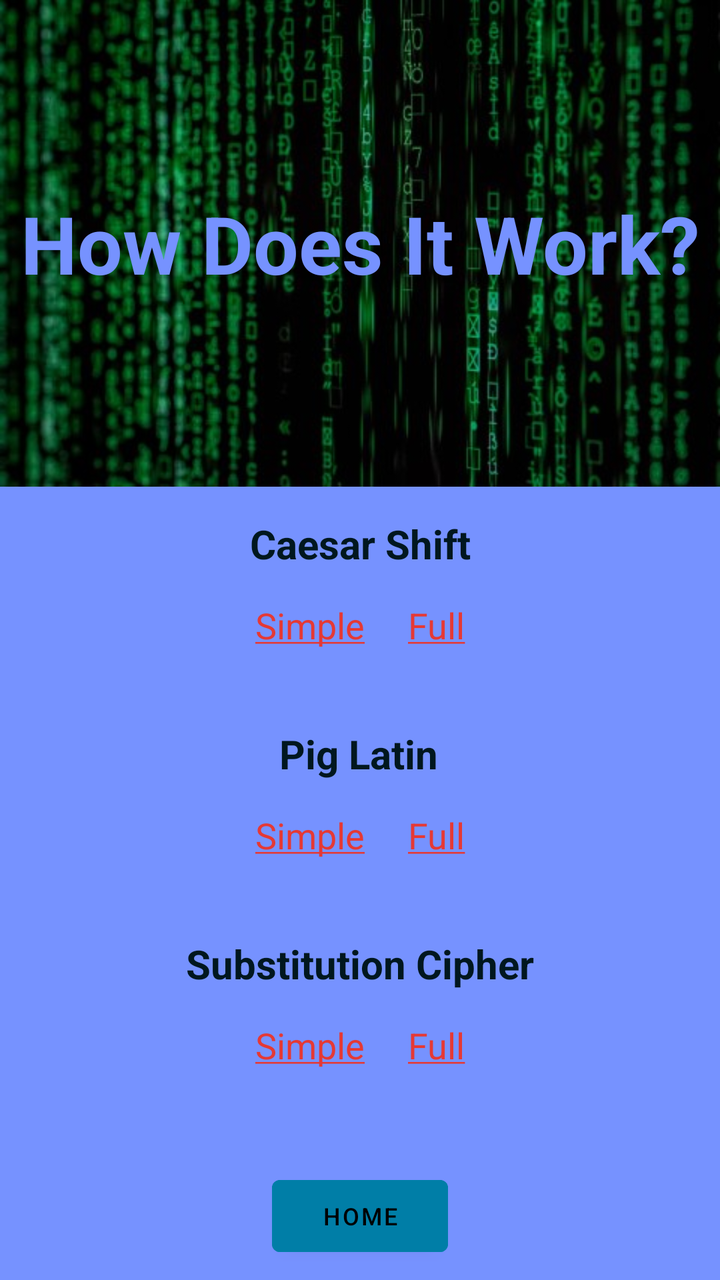
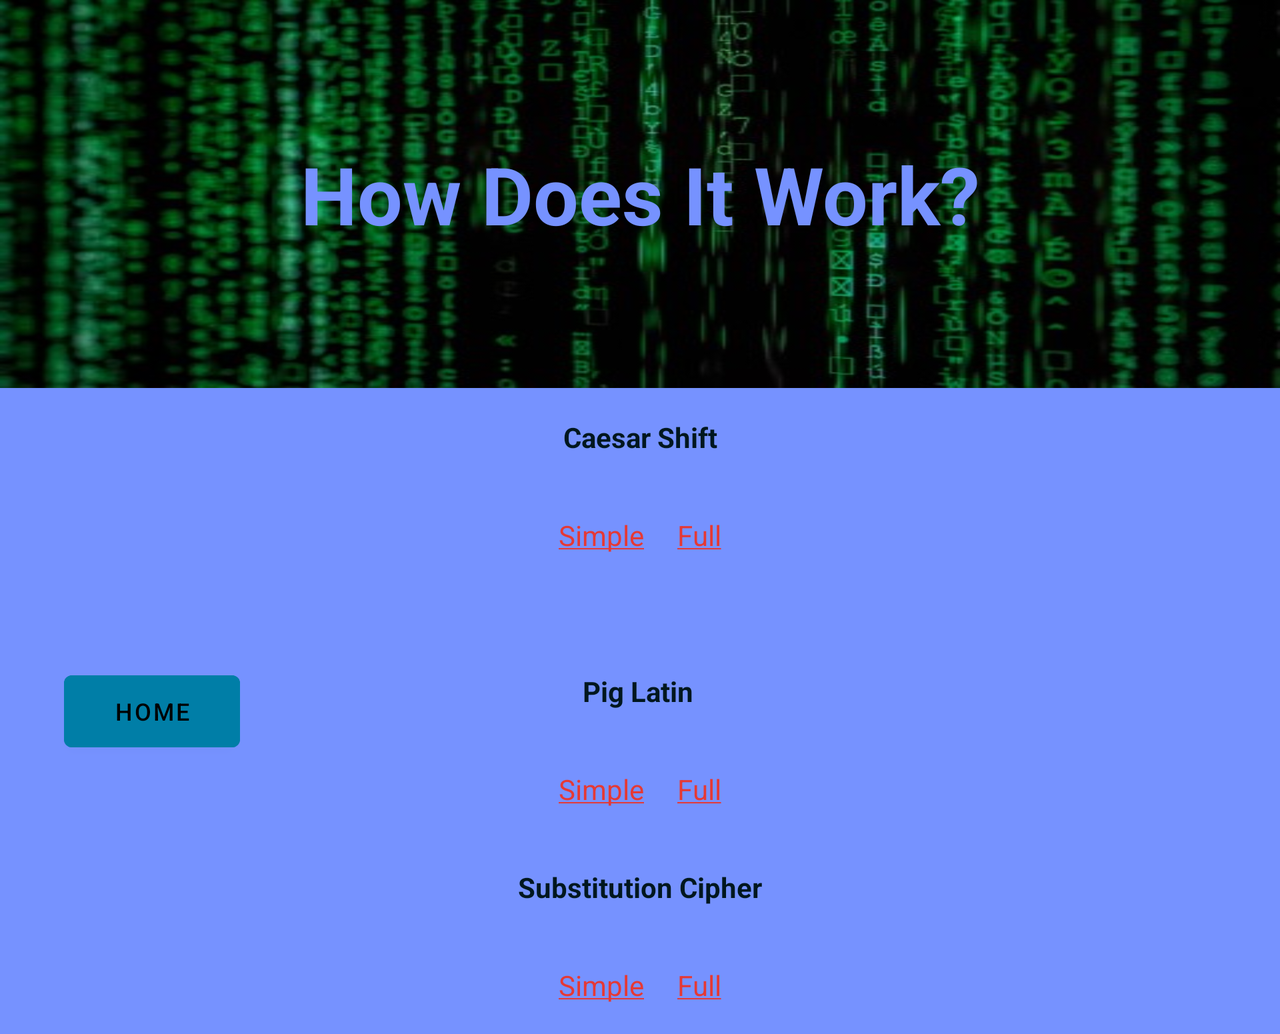

The same Android screen from two of the app's own layout files: first res/layout/ as a phone draws it, then the repository's variant for another configuration, drawn on a device whose configuration selects that folder. Both files follow.
<!-- AndroidManifest.xml: application theme Theme.ChatInCode -->
<!-- res/layout/activity_tutorial.xml -->
<?xml version="1.0" encoding="utf-8"?>
<LinearLayout xmlns:android="http://schemas.android.com/apk/res/android"
    xmlns:app="http://schemas.android.com/apk/res-auto"
    xmlns:tools="http://schemas.android.com/tools"
    android:layout_width="match_parent"
    android:layout_height="match_parent"
    tools:context=".Tutorial"
    android:background="@color/palette_light"
    android:orientation="vertical">
    <FrameLayout
        android:layout_width="fill_parent"
        android:layout_height="194dp"
        android:layout_weight="1"
        android:background="@color/palette_light">

        <ImageView
            android:id="@+id/subCipherImg"
            android:layout_width="fill_parent"
            android:layout_height="match_parent"
            android:contentDescription="@string/tutorialTitleDescr"
            android:scaleType="fitXY"
            app:srcCompat="@drawable/codescreen__phone_"
            tools:srcCompat="@drawable/codescreen__phone_" />

        <TextView
            android:id="@+id/outputLbl"
            android:layout_width="wrap_content"
            android:layout_height="wrap_content"
            android:layout_gravity="center"
            android:gravity="center"
            android:text="@string/instructTitle"
            android:textAlignment="center"
            android:textColor="@color/palette_light"
            android:textSize="40sp"
            android:textStyle="bold" />

    </FrameLayout>

<androidx.constraintlayout.widget.ConstraintLayout
    android:layout_width="match_parent"
    android:layout_height="0dp"
    android:layout_weight="8">

    <TextView
        android:id="@+id/caesTutLbl"
        android:layout_width="wrap_content"
        android:layout_height="wrap_content"
        android:layout_margin="15dp"
        android:layout_marginStart="16dp"
        android:layout_marginTop="8dp"
        android:layout_marginEnd="16dp"
        android:layout_weight="1"
        android:backgroundTint="@color/palette_mid"
        android:text="@string/caesarTutTxt"
        android:textColor="@color/palette_dark"
        android:textSize="20sp"
        android:textStyle="bold"
        app:layout_constraintBottom_toTopOf="@+id/caesTutLink"
        app:layout_constraintEnd_toEndOf="parent"
        app:layout_constraintStart_toStartOf="parent"
        app:layout_constraintTop_toTopOf="parent" />

    <TextView
        android:id="@+id/caesTutLink"
        android:layout_width="wrap_content"
        android:layout_height="wrap_content"
        android:layout_margin="15dp"
        android:layout_marginStart="258dp"
        android:layout_marginEnd="338dp"
        android:layout_weight="1"
        android:backgroundTint="@color/palette_mid"
        android:clickable="true"
        android:focusable="true"
        android:linksClickable="true"
        android:minHeight="48dp"
        android:text="@string/caesarTutLink"
        android:textColor="#263238"
        android:textColorLink="@color/cancel_red"
        android:textSize="18sp"
        app:layout_constraintEnd_toEndOf="parent"
        app:layout_constraintStart_toStartOf="parent"
        app:layout_constraintTop_toBottomOf="@+id/caesTutLbl"
        tools:ignore="TextContrastCheck,DuplicateSpeakableTextCheck" />

    <TextView
        android:id="@+id/pigTutLbl"
        android:layout_width="wrap_content"
        android:layout_height="wrap_content"
        android:layout_margin="15dp"
        android:layout_marginStart="16dp"
        android:layout_marginTop="8dp"
        android:layout_marginEnd="16dp"
        android:layout_weight="1"
        android:backgroundTint="@color/palette_mid"
        android:text="@string/pigTutTxt"
        android:textColor="@color/palette_dark"
        android:textSize="20sp"
        android:textStyle="bold"
        app:layout_constraintEnd_toEndOf="parent"
        app:layout_constraintHorizontal_bias="0.498"
        app:layout_constraintStart_toStartOf="parent"
        app:layout_constraintTop_toBottomOf="@+id/caesTutLink" />

    <TextView
        android:id="@+id/pigTutLink"
        android:layout_width="wrap_content"
        android:layout_height="wrap_content"
        android:layout_margin="15dp"
        android:layout_marginStart="16dp"
        android:layout_marginEnd="16dp"
        android:layout_weight="1"
        android:backgroundTint="@color/palette_mid"
        android:clickable="true"
        android:linksClickable="true"
        android:minHeight="48dp"
        android:text="@string/pigTutLink"
        android:textColor="#263238"
        android:textColorLink="@color/cancel_red"
        android:textSize="18sp"
        app:layout_constraintEnd_toEndOf="parent"
        app:layout_constraintStart_toStartOf="parent"
        app:layout_constraintTop_toBottomOf="@+id/pigTutLbl"
        tools:ignore="TextContrastCheck"
        android:focusable="true" />

    <TextView
        android:id="@+id/subTutLbl"
        android:layout_width="wrap_content"
        android:layout_height="wrap_content"
        android:layout_margin="15dp"
        android:layout_marginStart="16dp"
        android:layout_marginTop="8dp"
        android:layout_marginEnd="16dp"
        android:layout_weight="1"
        android:backgroundTint="@color/palette_mid"
        android:text="@string/subTutTxt"
        android:textColor="@color/palette_dark"
        android:textSize="20sp"
        android:textStyle="bold"
        app:layout_constraintBottom_toTopOf="@+id/subTutLink"
        app:layout_constraintEnd_toEndOf="parent"
        app:layout_constraintStart_toStartOf="parent"
        app:layout_constraintTop_toBottomOf="@+id/pigTutLink" />

    <TextView
        android:id="@+id/subTutLink"
        android:layout_width="wrap_content"
        android:layout_height="wrap_content"
        android:layout_margin="15dp"
        android:layout_marginStart="16dp"
        android:layout_marginEnd="16dp"
        android:layout_weight="1"
        android:backgroundTint="@color/palette_mid"
        android:clickable="true"
        android:linksClickable="true"
        android:minHeight="48dp"
        android:text="@string/subTutLink"
        android:textColor="#263238"
        android:textColorLink="@color/cancel_red"
        android:textSize="18sp"
        app:layout_constraintEnd_toEndOf="parent"
        app:layout_constraintStart_toStartOf="parent"
        app:layout_constraintTop_toBottomOf="@+id/subTutLbl"
        tools:ignore="TextContrastCheck"
        android:focusable="true" />

    <Button
        android:id="@+id/homeBtn"
        android:layout_width="wrap_content"
        android:layout_height="wrap_content"
        android:layout_marginBottom="8dp"
        android:backgroundTint="@color/palette_mid"
        android:text="@string/homeBtn"
        android:textColor="#000000"
        android:textSize="12sp"
        app:layout_constraintBottom_toBottomOf="parent"
        app:layout_constraintEnd_toEndOf="parent"
        app:layout_constraintStart_toStartOf="parent" />

</androidx.constraintlayout.widget.ConstraintLayout>






</LinearLayout>
<!-- resources referenced by this layout -->
<resources>
  <color name="cancel_red">#E53935</color>
  <color name="palette_dark">#00171F</color>
  <color name="palette_light">#7692FF</color>
  <color name="palette_mid">#007EA7</color>
  <!-- drawable codescreen__phone_: jpg bitmap (drawable, 46827 bytes) -->
  <string name="caesarTutLink"><a href="https://simple.wikipedia.org/wiki/Caesar_cipher">Simple</a>     <a href="https://simple.wikipedia.org/wiki/Caesar_cipher">Full</a></string>
  <string name="caesarTutTxt">Caesar Shift</string>
  <string name="homeBtn">Home</string>
  <string name="instructTitle">How Does It Work?</string>
  <string name="pigTutLink"><a href="https://simple.wikipedia.org/wiki/Pig_Latin">Simple</a>     <a href="https://en.wikipedia.org/wiki/Pig_Latin">Full</a></string>
  <string name="pigTutTxt">Pig Latin</string>
  <string name="subTutLink"><a href="https://simple.wikipedia.org/wiki/Substitution_cipher">Simple</a>     <a href="https://en.wikipedia.org/wiki/Substitution_cipher">Full</a></string>
  <string name="subTutTxt">Substitution Cipher</string>
  <string name="tutorialTitleDescr">Coded letters running across a computer screen</string>
  <style name="Theme.ChatInCode" parent="Theme.MaterialComponents.DayNight.DarkActionBar">
          
          <item name="colorPrimary">@color/purple_500</item>
          <item name="colorPrimaryVariant">@color/purple_700</item>
          <item name="colorOnPrimary">@color/white</item>
          
          <item name="colorSecondary">@color/teal_200</item>
          <item name="colorSecondaryVariant">@color/teal_700</item>
          <item name="colorOnSecondary">@color/black</item>
          
          <item name="android:statusBarColor" tools:targetApi="l">?attr/colorPrimaryVariant</item>
          
      </style>
  <color name="purple_500">#FF6200EE</color>
  <color name="purple_700">#FF3700B3</color>
  <color name="white">#FFFFFFFF</color>
  <color name="teal_200">#FF03DAC5</color>
  <color name="teal_700">#FF018786</color>
  <color name="black">#FF000000</color>
</resources>
<!-- res/layout-land/activity_tutorial.xml (the repository's variant of the layout above) -->
<!-- drawn on the phone turned sideways -->
<?xml version="1.0" encoding="utf-8"?>
<androidx.core.widget.NestedScrollView xmlns:android="http://schemas.android.com/apk/res/android"
    xmlns:app="http://schemas.android.com/apk/res-auto"
    xmlns:tools="http://schemas.android.com/tools"
    android:layout_width="match_parent"
    android:layout_height="wrap_content"
    android:layout_weight="1"
    tools:context=".Tutorial">

    <LinearLayout
        android:layout_width="match_parent"
        android:layout_height="wrap_content"
        android:background="@color/palette_light"
        android:orientation="vertical">

        <FrameLayout
            android:layout_width="fill_parent"
            android:layout_height="194dp"
            android:layout_weight="1"
            android:background="@color/palette_light">

            <ImageView
                android:id="@+id/subCipherImg"
                android:layout_width="fill_parent"
                android:layout_height="match_parent"
                android:contentDescription="@string/tutorialTitleDescr"
                android:scaleType="fitXY"
                app:srcCompat="@drawable/codescreen__phone_"
                tools:srcCompat="@drawable/codescreen__phone_" />

            <TextView
                android:id="@+id/outputLbl"
                android:layout_width="wrap_content"
                android:layout_height="wrap_content"
                android:layout_gravity="center"
                android:gravity="center"
                android:text="@string/instructTitle"
                android:textAlignment="center"
                android:textColor="@color/palette_light"
                android:textSize="40sp"
                android:textStyle="bold" />

        </FrameLayout>

        <androidx.constraintlayout.widget.ConstraintLayout
            android:layout_width="match_parent"
            android:layout_height="0dp"
            android:layout_weight="8">

            <TextView
                android:id="@+id/caesTutLbl"
                android:layout_width="wrap_content"
                android:layout_height="wrap_content"
                android:layout_margin="15dp"
                android:layout_marginStart="16dp"
                android:layout_marginEnd="16dp"
                android:layout_marginBottom="4dp"
                android:layout_weight="1"
                android:backgroundTint="@color/palette_mid"
                android:text="@string/caesarTutTxt"
                android:textColor="@color/palette_dark"
                android:textSize="14sp"
                android:textStyle="bold"
                app:layout_constraintBottom_toTopOf="@+id/caesTutLink"
                app:layout_constraintEnd_toEndOf="parent"
                app:layout_constraintStart_toStartOf="parent"
                app:layout_constraintTop_toTopOf="parent" />

            <TextView
                android:id="@+id/caesTutLink"
                android:layout_width="wrap_content"
                android:layout_height="wrap_content"
                android:layout_margin="15dp"
                android:layout_marginStart="258dp"
                android:layout_marginEnd="338dp"
                android:layout_weight="1"
                android:backgroundTint="@color/palette_mid"
                android:clickable="true"
                android:linksClickable="true"
                android:minHeight="48dp"
                android:text="@string/caesarTutLink"
                android:textColor="#263238"
                android:textColorLink="@color/cancel_red"
                android:textSize="14sp"
                app:layout_constraintBottom_toTopOf="@+id/pigTutLbl"
                app:layout_constraintEnd_toEndOf="parent"
                app:layout_constraintStart_toStartOf="parent"
                app:layout_constraintTop_toBottomOf="@+id/caesTutLbl"
                tools:ignore="TextContrastCheck"
                android:focusable="true" />

            <TextView
                android:id="@+id/pigTutLbl"
                android:layout_width="wrap_content"
                android:layout_height="wrap_content"
                android:layout_margin="15dp"
                android:layout_marginStart="16dp"
                android:layout_marginTop="16dp"
                android:layout_marginEnd="16dp"
                android:layout_marginBottom="8dp"
                android:layout_weight="1"
                android:backgroundTint="@color/palette_mid"
                android:text="@string/pigTutTxt"
                android:textColor="@color/palette_dark"
                android:textSize="14sp"
                android:textStyle="bold"
                app:layout_constraintBottom_toTopOf="@+id/pigTutLink"
                app:layout_constraintEnd_toEndOf="parent"
                app:layout_constraintHorizontal_bias="0.498"
                app:layout_constraintStart_toStartOf="parent"
                app:layout_constraintTop_toBottomOf="@+id/caesTutLink" />

            <TextView
                android:id="@+id/pigTutLink"
                android:layout_width="wrap_content"
                android:layout_height="wrap_content"
                android:layout_margin="15dp"
                android:layout_marginStart="16dp"
                android:layout_marginEnd="16dp"
                android:layout_marginBottom="10dp"
                android:layout_weight="1"
                android:backgroundTint="@color/palette_mid"
                android:clickable="true"
                android:linksClickable="true"
                android:text="@string/pigTutLink"
                android:textColor="#263238"
                android:textColorLink="@color/cancel_red"
                android:textSize="14sp"
                app:layout_constraintBottom_toTopOf="@+id/subTutLbl"
                app:layout_constraintEnd_toEndOf="parent"
                app:layout_constraintStart_toStartOf="parent"
                app:layout_constraintTop_toBottomOf="@+id/pigTutLbl"
                tools:ignore="TextContrastCheck"
                android:focusable="true" />

            <TextView
                android:id="@+id/subTutLbl"
                android:layout_width="wrap_content"
                android:layout_height="wrap_content"
                android:layout_margin="15dp"
                android:layout_marginStart="16dp"
                android:layout_marginTop="16dp"
                android:layout_marginEnd="16dp"
                android:layout_marginBottom="4dp"
                android:layout_weight="1"
                android:backgroundTint="@color/palette_mid"
                android:text="@string/subTutTxt"
                android:textColor="@color/palette_dark"
                android:textSize="14sp"
                android:textStyle="bold"
                app:layout_constraintBottom_toTopOf="@+id/subTutLink"
                app:layout_constraintEnd_toEndOf="parent"
                app:layout_constraintStart_toStartOf="parent"
                app:layout_constraintTop_toBottomOf="@+id/pigTutLink" />

            <TextView
                android:id="@+id/subTutLink"
                android:layout_width="wrap_content"
                android:layout_height="wrap_content"
                android:layout_margin="15dp"
                android:layout_marginStart="16dp"
                android:layout_marginEnd="16dp"
                android:layout_marginBottom="32dp"
                android:layout_weight="1"
                android:backgroundTint="@color/palette_mid"
                android:clickable="true"
                android:linksClickable="true"
                android:text="@string/subTutLink"
                android:textColor="#263238"
                android:textColorLink="@color/cancel_red"
                android:textSize="14sp"
                app:layout_constraintBottom_toBottomOf="parent"
                app:layout_constraintEnd_toEndOf="parent"
                app:layout_constraintStart_toStartOf="parent"
                app:layout_constraintTop_toBottomOf="@+id/subTutLbl"
                tools:ignore="TextContrastCheck"
                android:focusable="true" />

            <Button
                android:id="@+id/homeBtn"
                android:layout_width="wrap_content"
                android:layout_height="wrap_content"
                android:layout_marginStart="32dp"
                android:backgroundTint="@color/palette_mid"
                android:text="@string/homeBtn"
                android:textColor="#000000"
                android:textSize="12sp"
                app:layout_constraintBottom_toBottomOf="parent"
                app:layout_constraintStart_toStartOf="parent"
                app:layout_constraintTop_toTopOf="parent" />

        </androidx.constraintlayout.widget.ConstraintLayout>
    </LinearLayout>

</androidx.core.widget.NestedScrollView>
